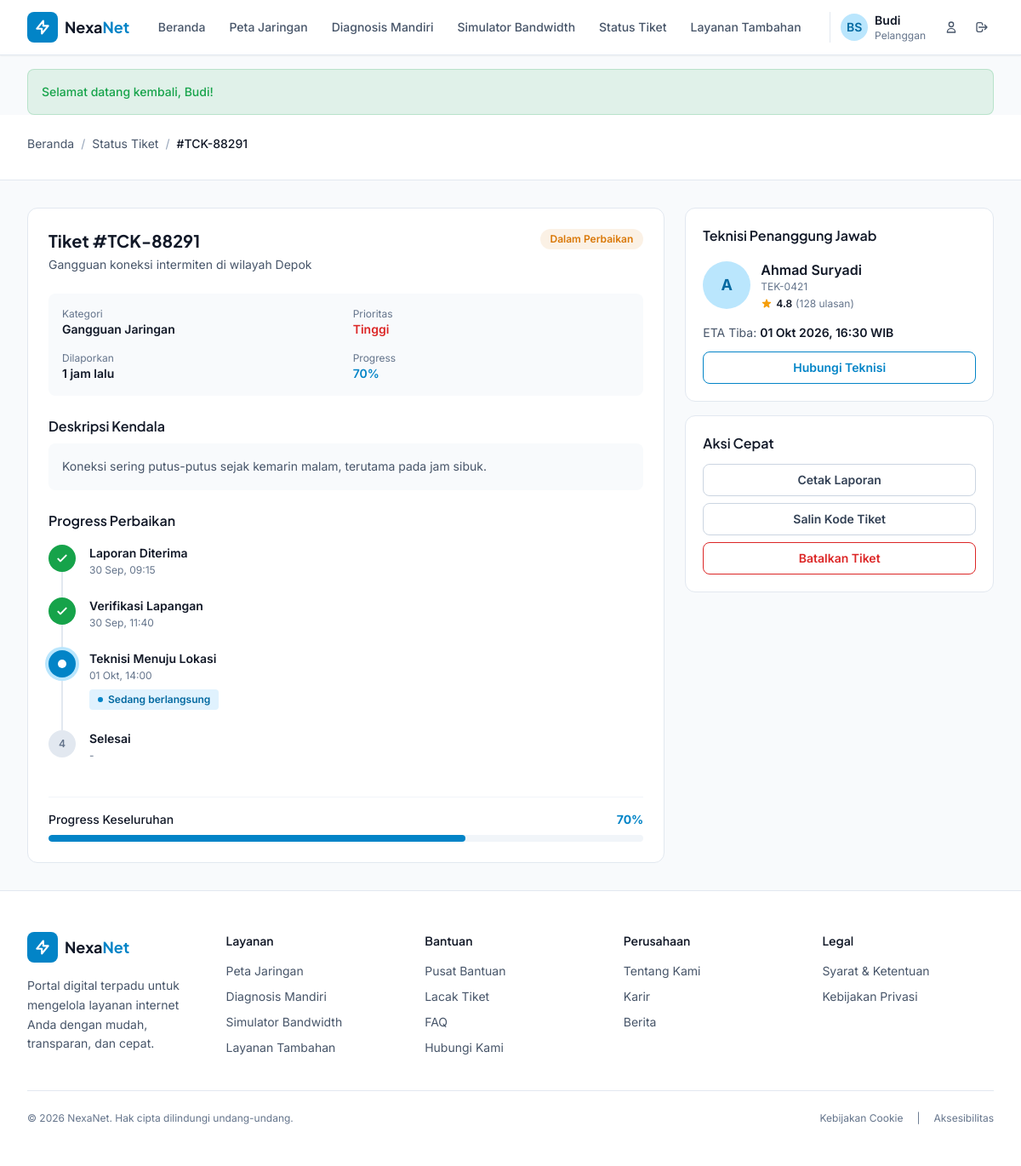
Page /detail-tiket.php?kode=TCK-88291 (signed in) on the committed database.
### tables this page shows
CREATE TABLE users (
    id INT PRIMARY KEY AUTO_INCREMENT,
    nama VARCHAR(100) NOT NULL,
    email VARCHAR(100) UNIQUE NOT NULL,
    password VARCHAR(255) NOT NULL,
    telepon VARCHAR(20),
    alamat TEXT,
    wilayah_id INT,
    role ENUM('user','admin') DEFAULT 'user',
    avatar VARCHAR(255),
    created_at TIMESTAMP DEFAULT CURRENT_TIMESTAMP,
    last_login TIMESTAMP NULL,
    INDEX idx_email (email),
    INDEX idx_wilayah (wilayah_id)
);

CREATE TABLE tickets (
    id INT PRIMARY KEY AUTO_INCREMENT,
    kode_tiket VARCHAR(20) UNIQUE NOT NULL,
    user_id INT NOT NULL,
    judul VARCHAR(255) NOT NULL,
    kategori VARCHAR(100),
    prioritas ENUM('Rendah','Sedang','Tinggi') DEFAULT 'Sedang',
    status ENUM('Baru','Dalam Perbaikan','Selesai','Dibatalkan') DEFAULT 'Baru',
    progress INT DEFAULT 0,
    deskripsi TEXT,
    teknisi_id INT,
    eta_tiba VARCHAR(100),
    tanggal_lapor TIMESTAMP DEFAULT CURRENT_TIMESTAMP,
    FOREIGN KEY (user_id) REFERENCES users(id) ON DELETE CASCADE,
    FOREIGN KEY (teknisi_id) REFERENCES technicians(id),
    INDEX idx_user (user_id),
    INDEX idx_kode (kode_tiket),
    INDEX idx_status (status)
);

CREATE TABLE ticket_steps (
    id INT PRIMARY KEY AUTO_INCREMENT,
    ticket_id INT NOT NULL,
    label VARCHAR(100) NOT NULL,
    status ENUM('pending','aktif','selesai') DEFAULT 'pending',
    waktu VARCHAR(50),
    FOREIGN KEY (ticket_id) REFERENCES tickets(id) ON DELETE CASCADE,
    INDEX idx_ticket (ticket_id)
);

CREATE TABLE technicians (
    id INT PRIMARY KEY AUTO_INCREMENT,
    nama VARCHAR(100) NOT NULL,
    kode_teknisi VARCHAR(20) UNIQUE NOT NULL,
    rating DECIMAL(2,1) DEFAULT 0.0,
    jumlah_ulasan INT DEFAULT 0,
    telepon VARCHAR(20),
    kendaraan VARCHAR(50),
    INDEX idx_kode (kode_teknisi)
);

### config/session.php (called while the page is built, shortened)
<?php
function isLoggedIn() {
    return isset($_SESSION['user_id']);
}
function getCurrentUser($pdo) {
    $stmt = $pdo->prepare("SELECT id, nama, email, telepon, alamat, wilayah_id, role, created_at, last_login FROM users WHERE id = ?");
    $stmt->execute([$_SESSION['user_id']]);
    return $stmt->fetch();
}
?>

### detail-tiket.php (the view, shortened to what this page needs)
<?php
require_once 'config/functions.php';
require_once 'config/session.php';
$kode = sanitize($_GET['kode'] ?? '');
$ticket = getTicketByCode($pdo, $kode);
include 'includes/header.php';
include 'includes/navbar.php';
?>
<main class="flex-1">
    <div class="bg-white border-b border-slate-200">
        <div class="max-w-container mx-auto px-4 sm:px-6 lg:px-8 py-6">
            <nav class="text-sm text-slate-600 mb-2">
                <ol class="flex items-center gap-2 flex-wrap"><li><a href="index.php" class="hover:text-brand-600">Beranda</a></li><li><span class="text-slate-400">/</span></li><li><a href="status-tiket.php" class="hover:text-brand-600">Status Tiket</a></li><li><span class="text-slate-400">/</span></li><li class="text-ink font-medium truncate max-w-xs">#<?php echo $ticket['kode_tiket']; ?></li></ol>
            </nav>
        </div>
    </div>
    <section class="max-w-container mx-auto px-4 sm:px-6 lg:px-8 py-8">
        <div class="grid lg:grid-cols-3 gap-6">
            <div class="lg:col-span-2 bg-white rounded-xl border border-slate-200 p-6">
                <div class="flex items-start justify-between mb-6">
                    <div>
                        <h1 class="font-display font-bold text-xl text-ink mb-1">Tiket #<?php echo $ticket['kode_tiket']; ?></h1>
                        <p class="text-sm text-slate-600"><?php echo htmlspecialchars($ticket['judul']); ?></p>
                    </div>
                    <span class="px-3 py-1 rounded-full bg-status-maintenance/10 text-status-maintenance text-xs font-semibold shrink-0"><?php echo $ticket['status']; ?></span>
                </div>
                <div class="grid grid-cols-2 gap-4 mb-6 p-4 bg-slate-50 rounded-lg">
                    <div><div class="text-xs text-slate-500">Kategori</div><div class="font-semibold text-ink text-sm"><?php echo htmlspecialchars($ticket['kategori']); ?></div></div>
                    <div><div class="text-xs text-slate-500">Prioritas</div><div class="font-semibold text-sm <?php echo $ticket['prioritas'] === 'Tinggi' ? 'text-status-outage' : 'text-ink'; ?>"><?php echo $ticket['prioritas']; ?></div></div>
                    <div><div class="text-xs text-slate-500">Dilaporkan</div><div class="font-semibold text-ink text-sm"><?php echo timeAgo($ticket['tanggal_lapor']); ?></div></div>
                    <div><div class="text-xs text-slate-500">Progress</div><div class="font-semibold text-brand-600 text-sm"><?php echo $ticket['progress']; ?>%</div></div>
                </div>
                <?php if ($ticket['deskripsi']): ?>
                <div class="mb-6">
                    <h3 class="font-display font-semibold text-ink mb-2">Deskripsi Kendala</h3>
                    <p class="text-sm text-slate-600 leading-relaxed bg-slate-50 p-4 rounded-lg"><?php echo nl2br(htmlspecialchars($ticket['deskripsi'])); ?></p>
                </div>
                <?php endif; ?>
                <h3 class="font-display font-semibold text-ink mb-4">Progress Perbaikan</h3>
                <div class="space-y-0">
                    <?php foreach ($ticket['steps'] as $i => $step):
                        $isDone = ($step['status'] === 'selesai'); $isActive = ($step['status'] === 'aktif');
                    ?>
                    <div class="stepper-item relative pl-12 pb-6">
                        <div class="stepper-line"></div>
                        <div class="absolute left-0 top-0 w-8 h-8 rounded-full flex items-center justify-center <?php echo $isDone ? 'bg-status-normal text-white' : ($isActive ? 'bg-brand-600 text-white ring-4 ring-brand-100' : 'bg-slate-200 text-slate-500'); ?>">
                            <?php if ($isDone): ?><svg class="w-4 h-4" fill="none" stroke="currentColor" stroke-width="3" viewBox="0 0 24 24"><path stroke-linecap="round" stroke-linejoin="round" d="M5 13l4 4L19 7"/></svg>
                            <?php elseif ($isActive): ?><span class="w-2.5 h-2.5 rounded-full bg-white animate-pulse"></span>
                            <?php else: ?><span class="text-xs font-semibold"><?php echo $i + 1; ?></span><?php endif; ?>
                        </div>
                        <div><div class="font-semibold text-ink text-sm"><?php echo htmlspecialchars($step['label']); ?></div><div class="text-xs text-slate-500 mt-0.5"><?php echo htmlspecialchars($step['waktu']); ?></div>
                            <?php if ($isActive): ?><div class="mt-2 inline-flex items-center gap-1.5 px-2.5 py-1 rounded bg-brand-50 text-brand-700 text-xs font-semibold"><span class="w-1.5 h-1.5 rounded-full bg-brand-600 animate-pulse"></span> Sedang berlangsung</div><?php endif; ?>
                        </div>
                    </div>
                    <?php endforeach; ?>
                </div>
                <div class="mt-4 pt-4 border-t border-slate-100">
                    <div class="flex items-center justify-between mb-2"><span class="text-sm font-medium text-ink">Progress Keseluruhan</span><span class="text-sm font-bold text-brand-600"><?php echo $ticket['progress']; ?>%</span></div>
                    <div class="h-2 bg-slate-100 rounded-full overflow-hidden"><div class="h-full bg-brand-600 rounded-full" style="width: <?php echo $ticket['progress']; ?>%"></div></div>
                </div>
            </div>
            <aside class="space-y-4">
                <?php if ($ticket['teknisi_nama']): ?>
                <div class="bg-white rounded-xl border border-slate-200 p-5">
                    <h3 class="font-display font-semibold text-ink mb-4">Teknisi Penanggung Jawab</h3>
                    <div class="flex items-center gap-3 mb-4">
                        <div class="w-14 h-14 rounded-full bg-brand-100 text-brand-700 flex items-center justify-center font-bold text-lg"><?php echo strtoupper(substr($ticket['teknisi_nama'], 0, 1)); ?></div>
                        <div><div class="font-semibold text-ink"><?php echo htmlspecialchars($ticket['teknisi_nama']); ?></div><div class="text-xs text-slate-500"><?php echo htmlspecialchars($ticket['kode_teknisi']); ?></div>
                            <div class="flex items-center gap-1 mt-1"><span class="text-xs font-semibold text-ink"><?php echo $ticket['rating']; ?></span><span class="text-xs text-slate-500">(<?php echo $ticket['jumlah_ulasan']; ?> ulasan)</span></div>
                        </div>
                    </div>
                    <?php if ($ticket['eta_tiba']): ?><div class="text-sm mb-3"><span class="text-slate-600">ETA Tiba:</span> <span class="font-semibold text-ink"><?php echo $ticket['eta_tiba']; ?></span></div><?php endif; ?>
                    <button onclick="alert('Fitur chat dengan teknisi akan segera hadir. Untuk saat ini silakan hubungi CS.')" class="w-full py-2 border border-brand-600 text-brand-600 hover:bg-brand-50 font-semibold text-sm rounded-lg transition-colors">Hubungi Teknisi</button>
                </div>
                <?php endif; ?>
                <div class="bg-white rounded-xl border border-slate-200 p-5">
                    <h3 class="font-display font-semibold text-ink mb-3">Aksi Cepat</h3>
                    <div class="space-y-2">
                        <button onclick="window.print()" class="w-full py-2 border border-slate-300 text-slate-700 hover:bg-slate-50 font-semibold text-sm rounded-lg transition-colors">Cetak Laporan</button>
                        <button onclick="navigator.clipboard.writeText('<?php echo $ticket['kode_tiket']; ?>').then(() => alert('Kode tiket disalin!'))" class="w-full py-2 border border-slate-300 text-slate-700 hover:bg-slate-50 font-semibold text-sm rounded-lg transition-colors">Salin Kode Tiket</button>
                        <?php if ($ticket['status'] !== 'Selesai'): ?>
                        <button onclick="if(confirm('Yakin ingin membatalkan tiket ini? Tindakan ini tidak dapat dibatalkan.')){alert('Permintaan pembatalan telah dikirim ke admin.')}" class="w-full py-2 border border-status-outage text-status-outage hover:bg-status-outage/5 font-semibold text-sm rounded-lg transition-colors">Batalkan Tiket</button>
                        <?php endif; ?>
                    </div>
                </div>
            </aside>
        </div>
    </section>
</main>
<?php include 'includes/footer.php'; ?>

### includes/navbar.php (shortened to what this page needs)
<?php
$active = basename($_SERVER['PHP_SELF']);
$nav_items = [
    ['file'=>'index.php','label'=>'Beranda'],
    ['file'=>'peta-jaringan.php','label'=>'Peta Jaringan'],
    ['file'=>'diagnosis-mandiri.php','label'=>'Diagnosis Mandiri'],
    ['file'=>'simulator-bandwidth.php','label'=>'Simulator Bandwidth'],
    ['file'=>'status-tiket.php','label'=>'Status Tiket'],
    ['file'=>'layanan-tambahan.php','label'=>'Layanan Tambahan']
];
$user = isLoggedIn() ? getCurrentUser($pdo) : null;
$initials = $user ? strtoupper(substr($user['nama'], 0, 1)) . (strpos($user['nama'], ' ') ? strtoupper(substr(strstr($user['nama'], ' '), 1, 1)) : '') : 'G';
?>
<header class="bg-white border-b border-slate-200 sticky top-0 z-40 shadow-sm">
    <div class="max-w-container mx-auto px-4 sm:px-6 lg:px-8">
        <div class="flex items-center justify-between h-16">
            <a href="index.php" class="flex items-center gap-2 shrink-0">
                <div class="w-9 h-9 rounded-lg bg-brand-600 flex items-center justify-center">
                    <svg class="w-5 h-5 text-white" fill="none" stroke="currentColor" stroke-width="2.5" viewBox="0 0 24 24"><path stroke-linecap="round" stroke-linejoin="round" d="M13 10V3L4 14h7v7l9-11h-7z"/></svg>
                </div>
                <span class="font-display font-bold text-lg text-ink">Nexa<span class="text-brand-600">Net</span></span>
            </a>
            <nav class="hidden lg:flex items-center gap-1">
                <?php foreach ($nav_items as $item):
                    $is_active = ($item['file'] === $active); ?>
                    <a href="<?php echo $item['file']; ?>" class="px-3 py-2 text-sm font-medium rounded-md transition-colors <?php echo $is_active ? 'text-brand-700 bg-brand-50' : 'text-slate-600 hover:text-brand-600 hover:bg-slate-50'; ?>"><?php echo $item['label']; ?></a>
                <?php endforeach; ?>
            </nav>
            <div class="flex items-center gap-3">
                <?php if ($user): ?>
                <div class="hidden sm:flex items-center gap-2 pl-3 border-l border-slate-200">
                    <div class="w-8 h-8 rounded-full bg-brand-100 text-brand-700 flex items-center justify-center font-semibold text-sm"><?php echo $initials; ?></div>
                    <div class="hidden md:block leading-tight">
                        <div class="text-sm font-semibold text-ink"><?php echo htmlspecialchars(explode(' ', $user['nama'])[0]); ?></div>
                        <div class="text-xs text-slate-500">Pelanggan</div>
                    </div>
                    <a href="profil.php" class="ml-2 p-1.5 rounded-md hover:bg-slate-100 text-slate-600" title="Profil">
                        <svg class="w-4 h-4" fill="none" stroke="currentColor" stroke-width="2" viewBox="0 0 24 24"><path stroke-linecap="round" stroke-linejoin="round" d="M16 7a4 4 0 11-8 0 4 4 0 018 0zM12 14a7 7 0 00-7 7h14a7 7 0 00-7-7z"/></svg>
                    </a>
                    <a href="logout.php" class="p-1.5 rounded-md hover:bg-slate-100 text-slate-600" title="Logout">
                        <svg class="w-4 h-4" fill="none" stroke="currentColor" stroke-width="2" viewBox="0 0 24 24"><path stroke-linecap="round" stroke-linejoin="round" d="M17 16l4-4m0 0l-4-4m4 4H7m6 4v1a3 3 0 01-3 3H6a3 3 0 01-3-3V7a3 3 0 013-3h4a3 3 0 013 3v1"/></svg>
                    </a>
                </div>
                <?php endif; ?>
            </div>
        </div>
    </div>
</header>

### assets/css/custom.css (style rules this page uses)
html { scroll-behavior: smooth; }
.stepper-line { position: absolute; left: 15px; top: 32px; bottom: 0; width: 2px; background: #E2E8F0; }

### rows in the picture
users: nama "BS", nama "Budi"
tickets: kode_tiket "TCK-88291", judul "Gangguan koneksi intermiten di wilayah Depok", status "Dalam Perbaikan", kategori "Gangguan Jaringan", prioritas "Tinggi", timeAgo($ticket['tanggal_lapor']) "1 jam lalu", progress "70", deskripsi "Koneksi sering putus-putus sejak kemarin malam, terutama pada jam sibuk.", id.nama "A", teknisi.nama "Ahmad Suryadi", teknisi.kode_teknisi "TEK-0421", teknisi.rating "4.8", teknisi.jumlah_ulasan "128", eta_tiba "01 Okt 2026, 16:30 WIB"
ticket_steps: status "selesai" (drawn), label "Laporan Diterima", waktu "30 Sep, 09:15"
ticket_steps: status "selesai" (drawn), label "Verifikasi Lapangan", waktu "30 Sep, 11:40"
ticket_steps: status "aktif" (drawn), label "Teknisi Menuju Lokasi", waktu "01 Okt, 14:00"
ticket_steps: label "Selesai", waktu "-"

### other values in the picture
$item['label'] "Beranda"
$item['label'] "Peta Jaringan"
$item['label'] "Diagnosis Mandiri"
$item['label'] "Simulator Bandwidth"
$item['label'] "Status Tiket"
$item['label'] "Layanan Tambahan"
$flash['message'] "Selamat datang kembali, Budi!"
